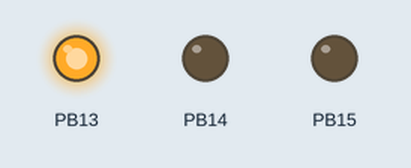
Bench run of a sketch on a simulated STM32 Blue Pill. Shown: output pins drawn as LEDs (lit = HIGH).

Above: at 0.5 s.
At 2.5 s:
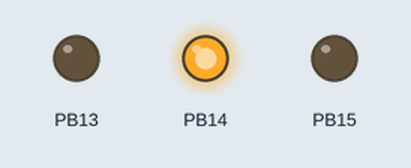
At 4.5 s:
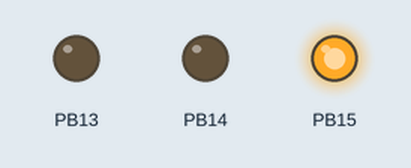
At 5.5 s:
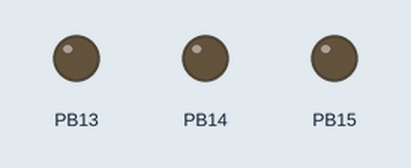
Timing chart, 0 to 7.8 s (numbered marks = the images above):
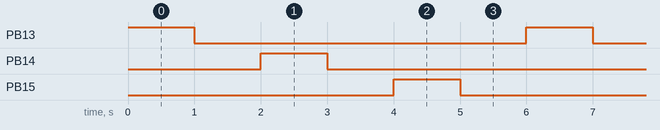

The sketch:

12._STM32.ino
```cpp
void setup() {
  pinMode (PB13, OUTPUT);
  pinMode (PB14, OUTPUT);
  pinMode (PB15, OUTPUT);

}

void loop() {
  digitalWrite(PB13,HIGH);
  delay(1000);
  digitalWrite(PB13,LOW);
  delay(1000);
  digitalWrite(PB14,HIGH);
  delay(1000);
  digitalWrite(PB14,LOW);
  delay(1000);
  digitalWrite(PB15,HIGH);
  delay(1000);
  digitalWrite(PB15,LOW);
  delay(1000);


}
```

Measured:
- by itself, PB13–15: alternates HIGH for 1.0 s and LOW for 5.0 s
- by itself, everything shown: repeats every 6.0 s, in 6 steps
